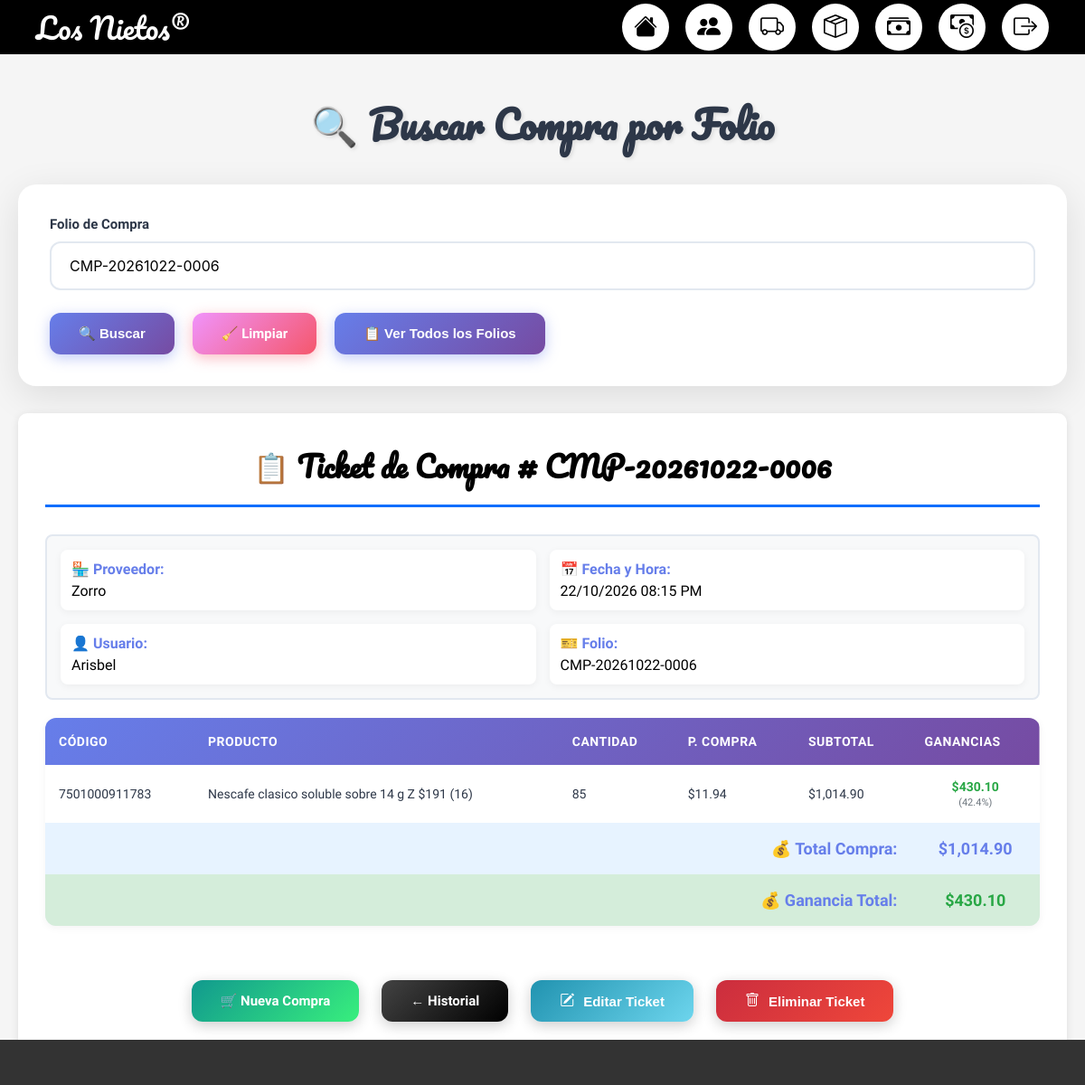
Screenshot of /php/compras/buscar_compra_folio.php?folio=CMP-20261022-0006 (signed in) with the database file from the repository.
### tables this page shows
CREATE TABLE `compras_cabecera` (
  `id` int NOT NULL,
  `folio` varchar(50) NOT NULL,
  `proveedor_id` int NOT NULL,
  `fecha_compra` datetime NOT NULL,
  `total_compra` float NOT NULL DEFAULT '0',
  `usuario_id` int NOT NULL,
  `fecha_registro` timestamp NOT NULL DEFAULT CURRENT_TIMESTAMP
);

CREATE TABLE `proveedores` (
  `id` int NOT NULL,
  `nombre` varchar(100) NOT NULL,
  `contacto` varchar(100) DEFAULT NULL,
  `telefono` varchar(20) DEFAULT NULL,
  `creado_en` timestamp NOT NULL DEFAULT CURRENT_TIMESTAMP
);

CREATE TABLE `usuarios` (
  `id` int NOT NULL,
  `username` varchar(50) NOT NULL,
  `password` varchar(255) NOT NULL,
  `rol` enum('admin','empleado') NOT NULL DEFAULT 'empleado',
  `estado` enum('activo','inactivo') DEFAULT 'activo',
  `ultimo_acceso` datetime DEFAULT NULL,
  `intentos_fallidos` int DEFAULT '0',
  `creado_en` timestamp NOT NULL DEFAULT CURRENT_TIMESTAMP
);

CREATE TABLE `compras` (
  `id` int NOT NULL,
  `compra_id` int DEFAULT NULL,
  `proveedor_id` int NOT NULL,
  `codigo_barra` varchar(50) DEFAULT NULL,
  `cantidad` float DEFAULT NULL,
  `precio_compra` float DEFAULT NULL,
  `total` float DEFAULT NULL,
  `fecha_compra` date DEFAULT NULL,
  `usuario_id` int DEFAULT NULL,
  `fecha_registro` timestamp NOT NULL DEFAULT CURRENT_TIMESTAMP
);

CREATE TABLE `productos` (
  `codigo_barra` varchar(50) NOT NULL,
  `nombre_producto` varchar(255) NOT NULL,
  `cantidad` float DEFAULT NULL,
  `marca` varchar(100) DEFAULT NULL,
  `categoria` varchar(100) DEFAULT NULL,
  `precio_compra` float DEFAULT NULL,
  `total_compra` float DEFAULT NULL,
  `precio_venta` float DEFAULT NULL,
  `total_venta` float DEFAULT NULL,
  `proveedor` varchar(255) DEFAULT NULL,
  `stock_minimo` int DEFAULT '0',
  `estado` enum('activo','inactivo') DEFAULT 'activo',
  `imagen` varchar(255) DEFAULT NULL,
  `fecha_ingreso` timestamp NOT NULL DEFAULT CURRENT_TIMESTAMP
);

### php/compras/buscar_compra_folio.php (the view, shortened to what this page needs)
<?php
include("../conexion.php");
$folio_busqueda = $_GET['folio'] ?? '';
$compra = null;
$detalle = [];
if ($folio_busqueda) {
    $sql = "SELECT c.*, p.nombre as proveedor_nombre, u.username
            FROM compras_cabecera c
            LEFT JOIN proveedores p ON c.proveedor_id = p.id
            LEFT JOIN usuarios u ON c.usuario_id = u.id
            WHERE c.folio = ?";
    $stmt = mysqli_prepare($conn, $sql);
    mysqli_stmt_bind_param($stmt, "s", $folio_busqueda);
    mysqli_stmt_execute($stmt);
    $result = mysqli_stmt_get_result($stmt);
    $compra = mysqli_fetch_assoc($result);
    if ($compra) {
        $sql_detalle = "SELECT d.*, pr.nombre_producto, pr.precio_venta
                        FROM compras d
                        LEFT JOIN productos pr ON d.codigo_barra = pr.codigo_barra
                        WHERE d.compra_id = ?";
        $stmt_detalle = mysqli_prepare($conn, $sql_detalle);
        mysqli_stmt_bind_param($stmt_detalle, "i", $compra['id']);
        mysqli_stmt_execute($stmt_detalle);
        $detalle = mysqli_stmt_get_result($stmt_detalle);
    }
}
?>
<!DOCTYPE html>
<html lang="es">
<head>
    <link rel="stylesheet" href="../../css/Compras-STYLE/BuscarCompraFolio5.css">
    <link rel="stylesheet" href="https://cdn.jsdelivr.net/npm/bootstrap-icons@1.11.3/font/bootstrap-icons.min.css">
</head>
<body>
    <div class="barra-superior">
        <div class="logo">Los Nietos&#174;</div>
        <div class="iconos">
            <a href="../login/dashboard_admin.php" class="icon-btn">
                <i class="bi bi-house-fill"></i>
            </a>
            <a href="../login/CRUD-Usuarios.php" class="icon-btn">
                <i class="bi bi-people-fill"></i>
            </a>
            <a href="../proveedores/CRUD-Proveedores.php" class="icon-btn">
                <i class="bi bi-truck"></i>
            </a>
            <a href="../productos/CRUD-Product.php" class="icon-btn">
                <i class="bi bi-box-seam"></i>
            </a>
            <a href="../ventas/CRUD-Ventas.php" class="icon-btn">
                <i class="bi bi-cash-stack"></i>
            </a>
            <a href="../corte/corte_caja.php" class="icon-btn">
                <i class="bi bi-cash-coin"></i>
            </a>
            <a href="logout.php" class="icon-btn">
                <i class="bi bi-box-arrow-right"></i>
            </a>
        </div>
    </div>
    <div class="container">
        <h1>🔍 Buscar Compra por Folio</h1>
        <form method="GET" class="filtros">
            <div class="filtro-group">
                <label>Folio de Compra</label>
                <input type="text" name="folio" placeholder="Ej: CMP-20260310-0001"
                    value="<?= htmlspecialchars($folio_busqueda) ?>" required>
            </div>
            <div style="display: flex; gap: 10px; margin-top: 15px;">
                <button type="submit" class="btn-filtrar">🔍 Buscar</button>
                <a href="buscar_compra_folio.php" class="btn-limpiar">🧹 Limpiar</a>
                <button type="button" class="btn-listar" onclick="mostrarListaFolios()">
                    📋 Ver Todos los Folios
                </button>
            </div>
        </form>
        <?php if ($compra): ?>
            <div class="ticket-compra"
                style="background:#fff; padding:30px; border-radius:10px; box-shadow:0 2px 10px rgba(0,0,0,0.1); margin-top:20px;">
                <h2 style="text-align:center; color:black; border-bottom:3px solid #0d6efd; padding-bottom:15px;">
                    📋 Ticket de Compra #
                    <?= htmlspecialchars($compra['folio']) ?>
                </h2>
                <div class="info-ticket"
                    style="display:grid; grid-template-columns:1fr 1fr; gap:15px; margin:20px 0; padding:15px; background:#f8f9fa; border-radius:8px;">
                    <div><strong>🏪 Proveedor:</strong>
                        <?= htmlspecialchars($compra['proveedor_nombre']) ?>
                    </div>
                    <div><strong>📅 Fecha y Hora:</strong>
                        <?= date('d/m/Y h:i A', strtotime($compra['fecha_compra'])) ?>
                    </div>
                    <div><strong>👤 Usuario:</strong>
                        <?= htmlspecialchars($compra['username']) ?>
                    </div>
                    <div><strong>🎫 Folio:</strong>
                        <?= htmlspecialchars($compra['folio']) ?>
                    </div>
                </div>
                <table class="tabla" style="margin-top:20px;">
                    <thead>
                        <tr>
                            <th>Código</th>
                            <th>Producto</th>
                            <th>Cantidad</th>
                            <th>P. Compra</th>
                            <th>Subtotal</th>
                            <th>Ganancias</th>
                        </tr>
                    </thead>
                    <tbody>
                        <?php
                        $total_ganancias = 0;
                        while ($row = mysqli_fetch_assoc($detalle)):
                            $precio_venta = (float) $row['precio_venta'];
                            $precio_compra = (float) $row['precio_compra'];
                            $cantidad = (float) $row['cantidad'];
                            $ganancia_unitaria = $precio_venta - $precio_compra;
                            $ganancia_total = $ganancia_unitaria * $cantidad;
                            $porcentaje_ganancia = $precio_compra > 0 ? (($ganancia_unitaria / $precio_compra) * 100) : 0;
                            $color_ganancia = $ganancia_total >= 0 ? '#28a745' : '#dc3545';
                            $total_ganancias += $ganancia_total;
                            ?>
                            <tr>
                                <td><?= htmlspecialchars($row['codigo_barra']) ?></td>
                                <td><?= htmlspecialchars($row['nombre_producto'] ?? $row['codigo_barra']) ?></td>
                                <td><?= $row['cantidad'] ?></td>
                                <td>$<?= number_format($row['precio_compra'], 2) ?></td>
                                <td>$<?= number_format($row['total'], 2) ?></td>
                                <td style="text-align:center;">
                                    <strong style="color:<?= $color_ganancia ?>;">
                                        $<?= number_format($ganancia_total, 2) ?>
                                    </strong>
                                    <br>
                                    <small style="color:#6c757d; font-size:11px;">
                                        (<?= number_format($porcentaje_ganancia, 1) ?>%)
                                    </small>
                                </td>
                            </tr>
                        <?php endwhile; ?>
                    </tbody>
                    <tfoot>
                        <tr style="font-weight:bold; background:#e7f3ff;">
                            <td colspan="5" style="text-align:right;">💰 Total Compra:</td>
                            <td style="text-align:center;">$<?= number_format($compra['total_compra'], 2) ?></td>
                        </tr>
                        <tr style="font-weight:bold; background:#d4edda;">
                            <td colspan="5" style="text-align:right;">💰 Ganancia Total:</td>
                            <td
                                style="text-align:center; font-size:18px; color:<?= $total_ganancias >= 0 ? '#28a745' : '#dc3545' ?>;">
                                $<?= number_format($total_ganancias, 2) ?>
                            </td>
                        </tr>
                    </tfoot>
                </table>
                <div
                    style="text-align:center; margin-top:30px; display:flex; gap:10px; justify-content:center; flex-wrap:wrap;">
                    <a href="registrar_compra.php" class="btn-nueva">🛒 Nueva Compra</a>
                    <a href="historial_compras.php" class="btn-volver">← Historial</a>
                    <button type="button" onclick="abrirModalEditarTicket()" class="btn-accion btn-editar">
                        <i class="bi bi-pencil-square"></i> Editar Ticket
                    </button>
                    <button type="button"
                        onclick="eliminarTicket('<?= htmlspecialchars($compra['folio']) ?>', <?= $compra['id'] ?>)"
                        class="btn-accion btn-eliminar">
                        <i class="bi bi-trash"></i> Eliminar Ticket
                    </button>
                </div>
            </div>
        <?php endif; ?>
    </div>
    <div class="barra-inferior"></div>
</body>
</html>

### rows the page displays
compras_cabecera: folio "CMP-20261022-0006", proveedor.nombre "Zorro", fecha_compra "22/10/2026 08:15 PM", usuario.username "Arisbel", total_compra "1,014.90"
compras: codigo_barra "7501000911783", productos.nombre_producto "Nescafe clasico soluble sobre 14 g Z $191 (16)", cantidad "85", precio_compra "11.94", total "1,014.90", ganancia_total "430.10", precio_compra.precio_venta "42.4"

### other values shown
$total_ganancias "430.10"
